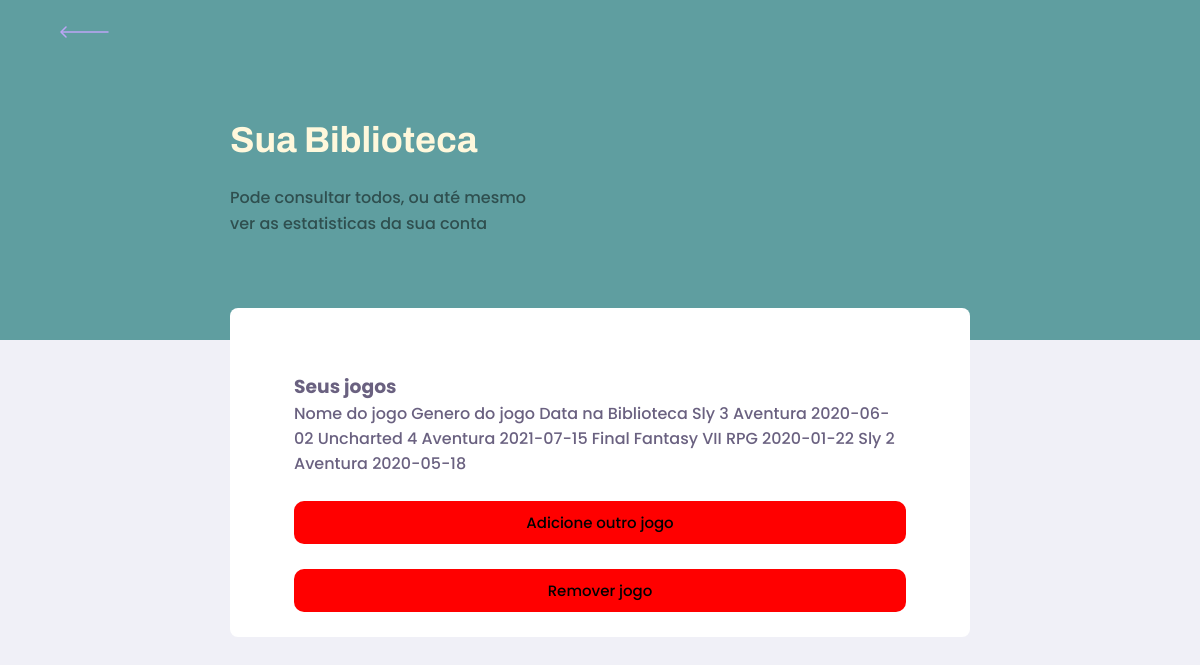
The app's page /gameslibrary, older data.
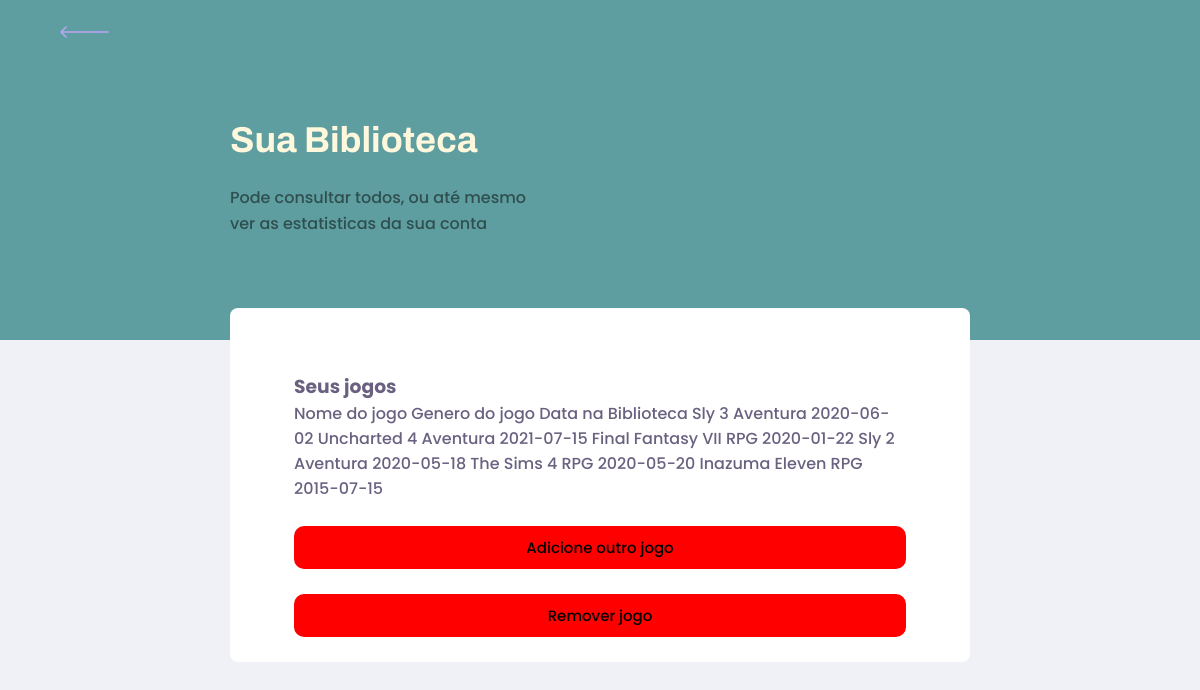
The same page, newer data.
### tables this page shows
CREATE TABLE jogosdb (id INTEGER PRIMARY KEY AUTOINCREMENT, nome VARCHAR(60), genero VARCHAR(60), datainicio DATE);

### app.py (the view)
@app.route("/gameslibrary")
def view():
    con = sqlite3.connect("dbjogos.db")
    con.row_factory = sqlite3.Row
    cur = con.cursor()
    cur.execute("SELECT * FROM jogosdb")
    rows = cur.fetchall()
    return render_template("gameslibrary.html",rows = rows)

### templates/gameslibrary.html (shortened to what this page needs)
<!DOCTYPE html>
<html lang="pt-BR">
<head>
    <link rel="stylesheet" href="/static/css/main.css">
    <link rel="stylesheet" href="/static/css/partials/header.css">
    <link rel="stylesheet" href="/static/css/partials/gameslibrary.css">
</head>
<body id="library">
    <div id="container">
        <header class="page-header">
            <div class="top-bar-container">
                <a href="/index">
                <img src="/static/images/back.svg" alt="Voltar">
                </a>
            </div>
            <div class="header-content">
                <strong>Sua Biblioteca</strong>
                <p>Pode consultar todos, ou até mesmo ver as estatisticas da sua conta</p>
            </div>
        </header>
        <main>
            <div class="box">
                <fieldset>
                    <h3>Seus jogos</h3>
                    <thead>
                        <td>Nome do jogo</td>
                        <td>Genero do jogo</td>
                        <td>Data na Biblioteca</td>
                    </thead>
                    {% for row in rows %}
                    <tr>
                    <td>{{row["nome"]}}</td>
                    <td>{{row["genero"]}}</td>
                    <td>{{row["datainicio"]}}</td>
                    </tr>
                    {% endfor %}
                    <br><br>
                    <a href="/addgame"><button>Adicione outro jogo</button></a>
                    <br><br>
                    <a href="/deletegame"><button>Remover jogo</button></a>
                    <br><br>
                </fieldset>
            </div>
        </main>
    </div>
</body>
</html>

Row changes from the older to the newer data that the page shows:
added jogosdb: nome "The Sims 4", genero "RPG", datainicio "2020-05-20"
added jogosdb: nome "Inazuma Eleven", genero "RPG", datainicio "2015-07-15"
